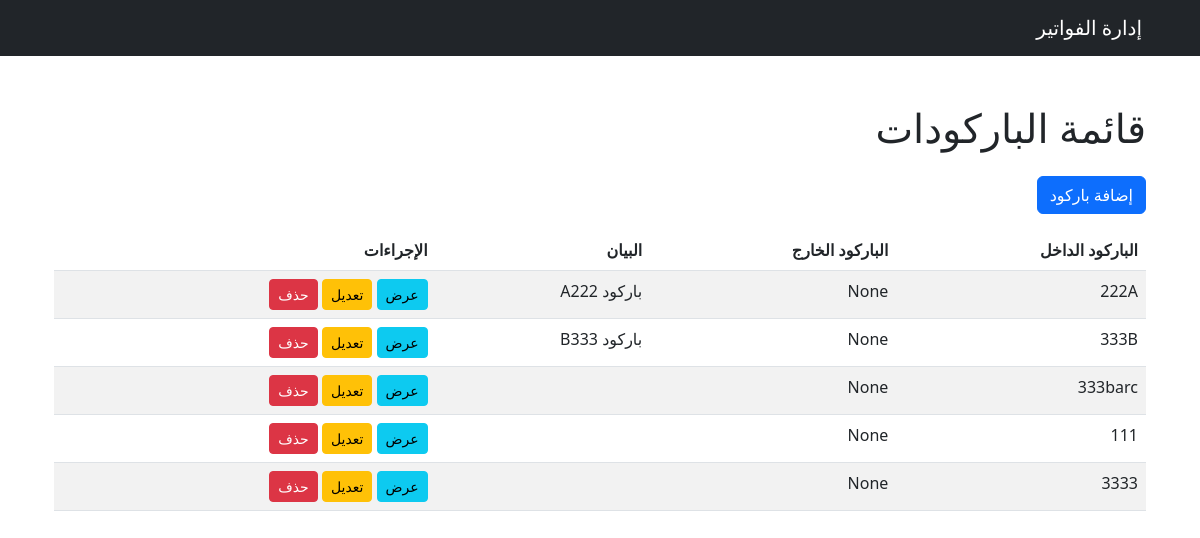
/invoice/barcode/, run on an earlier commit of the app's database.
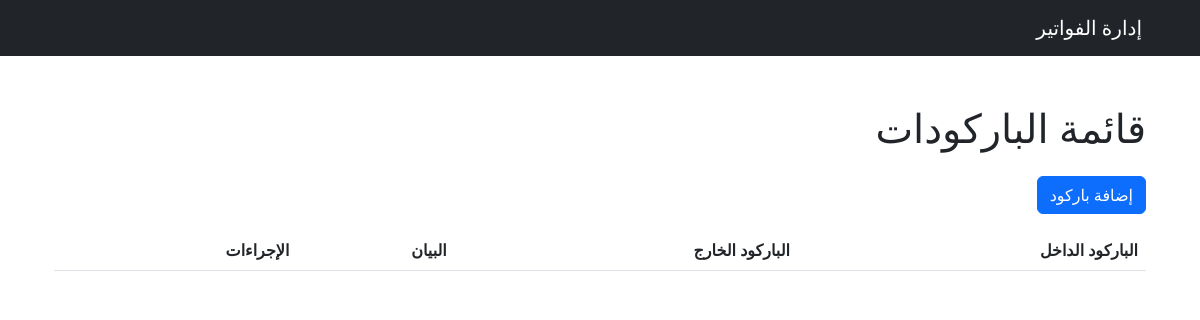
And on a later commit of the database.
### invoice/models.py (models this page shows, shortened)
class Barcode(models.Model):
    barcode_in = models.CharField(max_length=255, unique=True, verbose_name=_("الباركود الداخل"))
    barcode_out = models.CharField(max_length=255, unique=True, blank=True, null=True, verbose_name=_("الباركود الخارج"))
    suffix = models.CharField(max_length=10, blank=True, null=True, verbose_name=_("اللاحقة"))
    notes = models.TextField(blank=True, verbose_name=_("ملاحظات"))
    uniqueId = models.CharField(max_length=100, unique=True, blank=True, null=True, verbose_name=_("الرقم المسلسل"))
    slug = models.SlugField(max_length=225, unique=True, blank=True, null=True)
    date_created = models.DateTimeField(auto_now_add=True, verbose_name=_("تاريخ الإنشاء"))
    last_updated = models.DateTimeField(auto_now=True, verbose_name=_("آخر تحديث"))
    class Meta:
        verbose_name = _('باركود')
        verbose_name_plural = _('الباركودات')

### invoice/views.py (the view)
# urls.py: path('barcode/', barcodeListView.as_view(), name='barcode_list'),
class barcodeListView(ListView):
    model = Barcode
    template_name = 'barcode/barcode_list.html'
    context_object_name = 'barcode'

### templates/barcode/barcode_list.html
{% extends 'base.html' %}
{% block content %}
<div class="container mt-5">
    <h1 class="mb-4">قائمة الباركودات </h1>
    <a href="{% url 'barcode_create' %}" class="btn btn-primary mb-3">إضافة باركود </a>
    <table class="table table-striped">
        <thead>
            <tr>
                <th>الباركود الداخل </th>
                <th>الباركود الخارج </th>
                <th>البيان</th>
                <th>الإجراءات</th>
            </tr>
        </thead>
        <tbody>
            {% for barcode in barcode %}
                <tr>
                    <td>{{ barcode.barcode_in }}</td>
                    <td>{{ barcode.barcode_out }}</td>
                    <td>{{ barcode.notes }}</td>
                    <td>
                        <a href="{% url 'barcode_detail' barcode.pk %}" class="btn btn-info btn-sm">عرض</a>
                        <a href="{% url 'barcode_update' barcode.pk %}" class="btn btn-warning btn-sm">تعديل</a>
                        <a href="{% url 'barcode_delete' barcode.pk %}" class="btn btn-danger btn-sm">حذف</a>
                    </td>
                </tr>
            {% endfor %}
        </tbody>
    </table>
</div>
{% endblock %}

What changed in the data, as far as the page shows it:
removed Barcode: barcode_in "222A", barcode_out "None", notes "باركود A222"
removed Barcode: barcode_in "333B", barcode_out "None", notes "باركود B333"
removed Barcode: barcode_in "333barc", barcode_out "None"
removed Barcode: barcode_in "111", barcode_out "None"
removed Barcode: barcode_in "3333", barcode_out "None"
